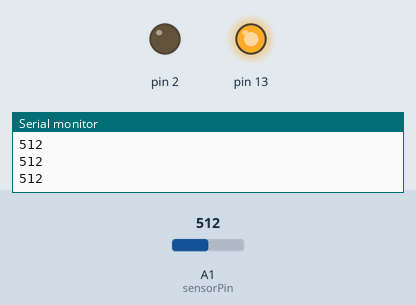
Bench run of a sketch on a simulated Arduino Uno, built with avr-gcc and run on an emulated ATmega328P. Parts: output pins drawn as LEDs (lit = HIGH), the last lines printed to the serial monitor. The inputs (shaded band) are chosen by the test bench; at power-on: A1 (sensorPin) = 512.

Above: at 1.2 s.
1.3 s: A1 (sensorPin) set to 792
2.8 s: A1 (sensorPin) set to 817
At 3.1 s:
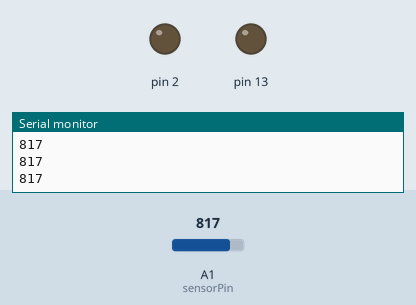
4.3 s: A1 (sensorPin) set to 790
At 5.4 s:
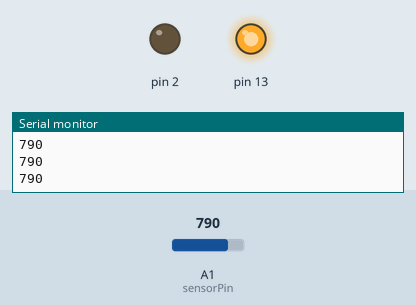
5.8 s: A1 (sensorPin) set to 810
At 6.6 s:
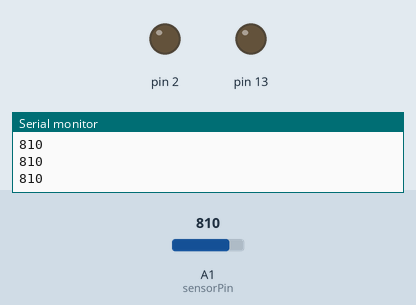
Timing chart, 0 to 8.3 s (numbered marks = the images above; inputs shaded):
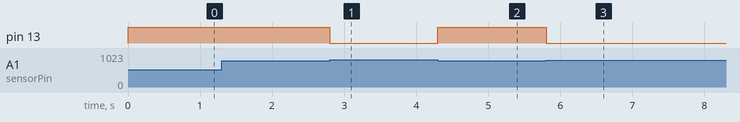

Measured:
- the behaviour switches between 800 and 801 on A1 (sensorPin) (found by bisection; images 0 and 1)
- after the input at 2.8 s, pin 13: HIGH → LOW at once
- after the input at 4.3 s, pin 13: LOW → HIGH at once
- after the input at 5.8 s, pin 13: HIGH → LOW at once

The sketch:

infrarrojo_distancia.ino
```cpp
int sensorPin = A1;    // select the input pin for the potentiometer
//int ledPin = 13;      // select the pin for the LED
int analoga = 0;  // variable to store the value coming from the sensor
int maximo=0, minimo=1000;
int ultimo=0;
//int inByte = 0;         // incoming serial byte

void setup() {
  Serial.begin(9600);
  pinMode(2, OUTPUT);
  pinMode(13, OUTPUT);
}

void loop() {
  //analogWrite(2,175);
  // read the value from the sensor:1

  analoga = analogRead(sensorPin);

  if (analoga > 800){
    digitalWrite(13,LOW);
  }
  else{
    digitalWrite(13,HIGH);
  }

//  if(analoga > ultimo +5 || analoga < ultimo -5){ultimo=analoga;}
//  else{
//    if (analoga > maximo){
//    maximo = analoga;
//    }
//    if (analoga < minimo) {
//    minimo=analoga;
//    }
//  }
//  Serial.print(" ");
//  Serial.print(minimo);
//  Serial.print(" , ");
//  Serial.print(maximo);
//  Serial.print(" , ");

  Serial.println(analoga);
}
```
